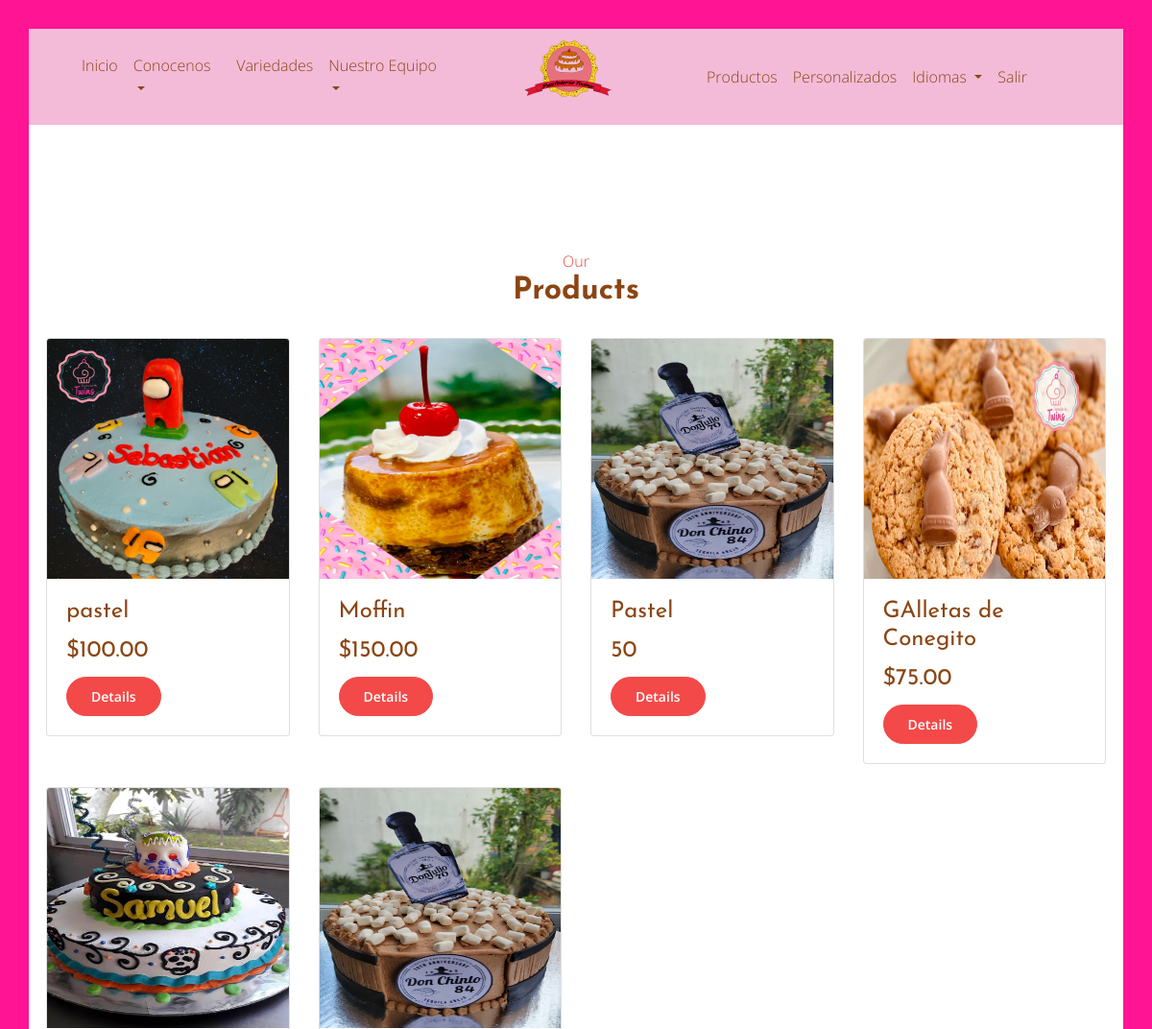
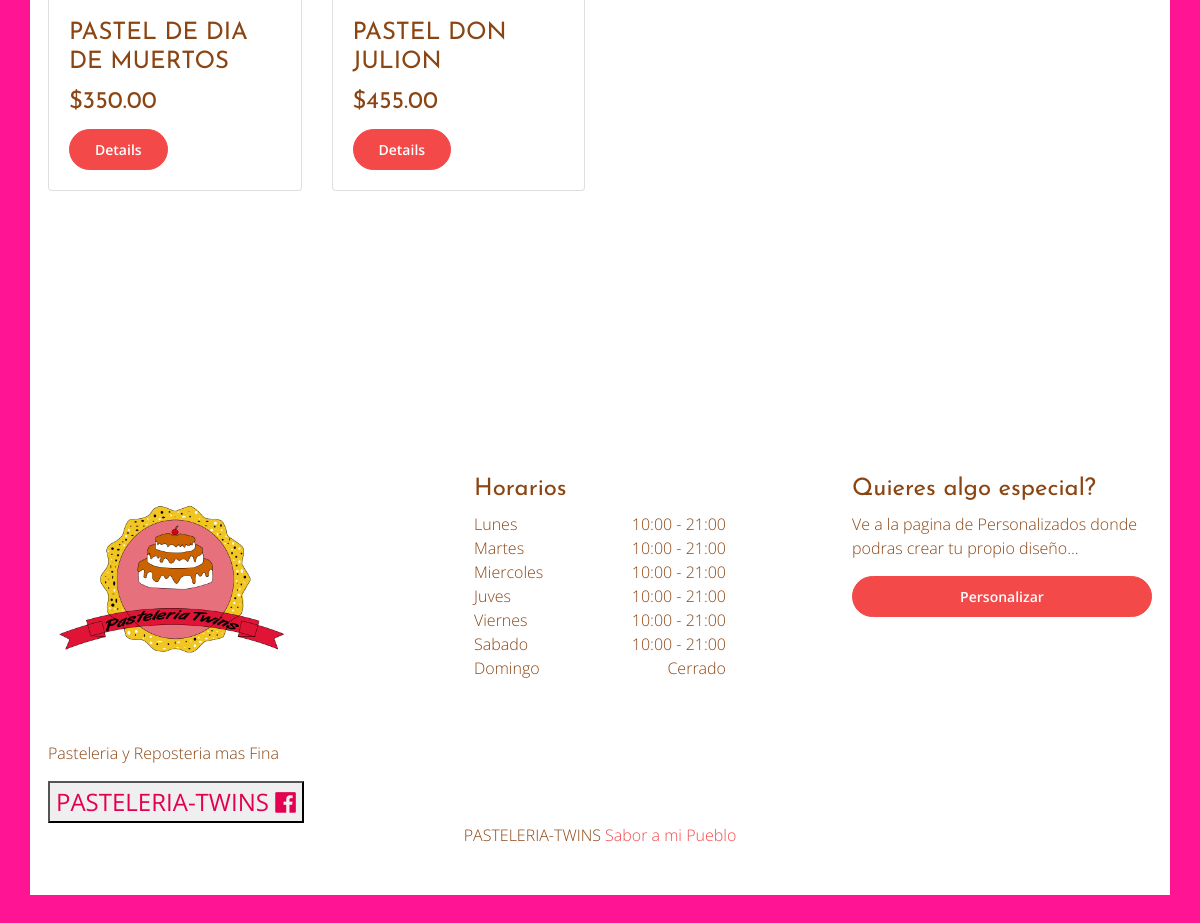
The app's page /productos_log_in.php (signed in) with its own data (2 pictures, top to bottom).
### tables this page shows
CREATE TABLE `productos` (
  `id` int(11) NOT NULL,
  `nombre` varchar(100) NOT NULL,
  `precio` varchar(100) NOT NULL,
  `imagen` varchar(1000) NOT NULL
);

### admi/conexion/conexion.php (called while the page is built, shortened)
<?php
function db_query($query) {
    $db_host = 'localhost';
    $db_user = 'root';
    $db_password = '';
    $db_name = 'Twins';
    $db_port = '3306';
    $connection =mysqli_connect($db_host,$db_user,$db_password,$db_name,$db_port);
    $result = mysqli_query($connection,$query);
    return $result;
}
function select($tbl_name, $columnas){
    $sql = "SELECT $columnas FROM $tbl_name";
    $db=db_query($sql);
    return $db;
}
?>

### productos_log_in.php (the view)
<?php include("template/cabecera_log.php"); ?>
<?php include("admi/conexion/conexion.php"); ?>
<section id="gtco-team" class="bg-white section-padding">
<div class="heading-section text-center">
                <span class="subheading">
                Our
                </span>
                <h2>
                    Products
                </h2>
            </div>
    <div class="container">
        <div class="row">
            <?php
            $result =select("productos","*");
            ?>
            <?php foreach($result as $productos) {?>
            <div class="col-md-3">
                <div class="card">
                    <img class="card-img-top" src="img/<?php echo $productos['imagen']; ?>" height="250" alt="">
                    <div class="card-body">
                        <h4 class="card-title"><?php echo $productos['nombre']; ?></h4>
                        <h4 class="card-title"><?php echo $productos['precio']; ?></h4>
                        <div>
                        <a href="cuenta.php" class="btn btn-primary">Details</a>
                        </div>
                    </div>
                </div>
                <br>
            </div>
            <?php } ?>
        </div>
    </div>
</section>
<?php include("template/pie_log.php"); ?>

### css/styleTwins.css (style rules this page uses)
body { font-family: 'Open Sans', sans-serif; font-weight: 300; color: #8b4513; background-color: #ff1493; }
.row { --bs-gutter-x: 1.5rem; --bs-gutter-y: 0; display: flex; flex-wrap: wrap; margin-top: calc(-1 * var(--bs-gutter-y)); margin-right: calc(-.5 * var(--bs-gutter-x)); margin-left: calc(-.5 * var(--bs-gutter-x)); }

### records on screen
productos: imagen (picture), nombre "pastel", precio "$100.00"
productos: imagen (picture), nombre "Moffin", precio "$150.00"
productos: imagen (picture), nombre "Pastel", precio "50"
productos: imagen (picture), nombre "GAlletas de Conegito", precio "$75.00"
productos: imagen (picture), nombre "PASTEL DE DIA DE MUERTOS", precio "$350.00"
productos: imagen (picture), nombre "PASTEL DON JULION", precio "$455.00"
